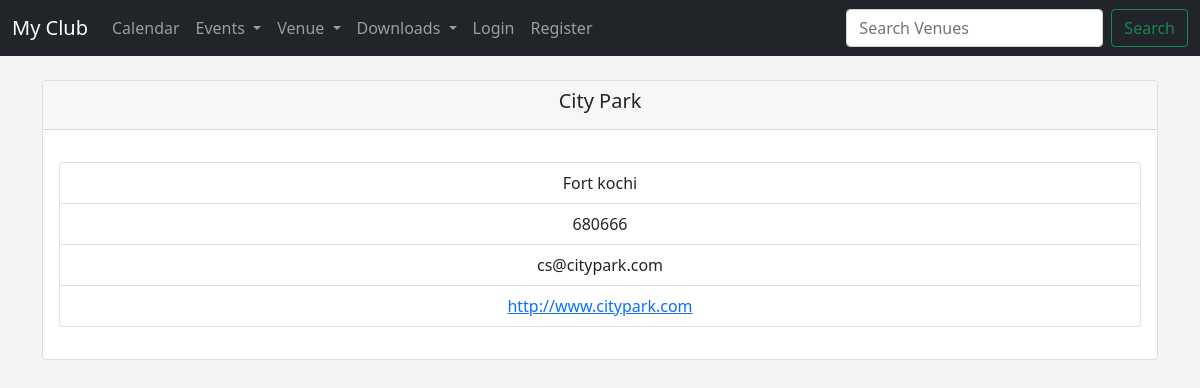
Page /show_venue/1 on the committed database.
### events/models.py (models this page shows)
class Venue(models.Model):
    name = models.CharField('Venue Name', max_length=120)
    address = models.CharField(max_length=300)
    zip_code =models.CharField('Zip Code', max_length=10)
    phone = models.CharField('Contact Phone', max_length=15,blank=True)
    website = models.URLField('Website Address',blank=True)
    email_address = models.EmailField('Email Address',blank=True)
    def __str__(self):
        return self.name

### events/views.py (the view)
# urls.py: path('show_venue/<venue_id>', views.show_venue, name='show-venue'),
def show_venue(request, venue_id):
    venue = Venue.objects.get(pk=venue_id)
    return render(request, 'events/show_venue.html', { 'venue' : venue})

### templates/events/show_venue.html (shortened to what this page needs)
{% extends 'events/base.html' %}
    {% block content %}
    <center>
            <div class="card">
                <div class="card-header">
                    <h5 class="card-title">{{venue}} </h5>
                </div>
                <div class="card-body">
                    <p class="card-text">
                        <ul class="list-group">
                            {% if venue.address %}
                            <li class="list-group-item">{{ venue.address }}</li>
                            {% endif %}
                            {% if venue.zip_code %}
                            <li class="list-group-item">{{ venue.zip_code }}</li>
                            {% endif %}
                            {% if venue.email_address %}
                            <li class="list-group-item">{{ venue.email_address }}</li>
                            {% endif %}
                            {% if venue.website %}
                            <li class="list-group-item"><a href="{{ venue.website }}">
                                {{ venue.website }}
                            </a></li>
                            {% endif %}
                        </ul>
                    </p>
                </div>
            </div>
    </center>
    {% endblock %}

### templates/events/base.html (style rules this page uses)
body { background-color: #f4f4f4; }

### rows in the picture
Venue: name "City Park", address "Fort kochi", zip_code "680666", email_address "cs@citypark.com", website "http://www.citypark.com"
